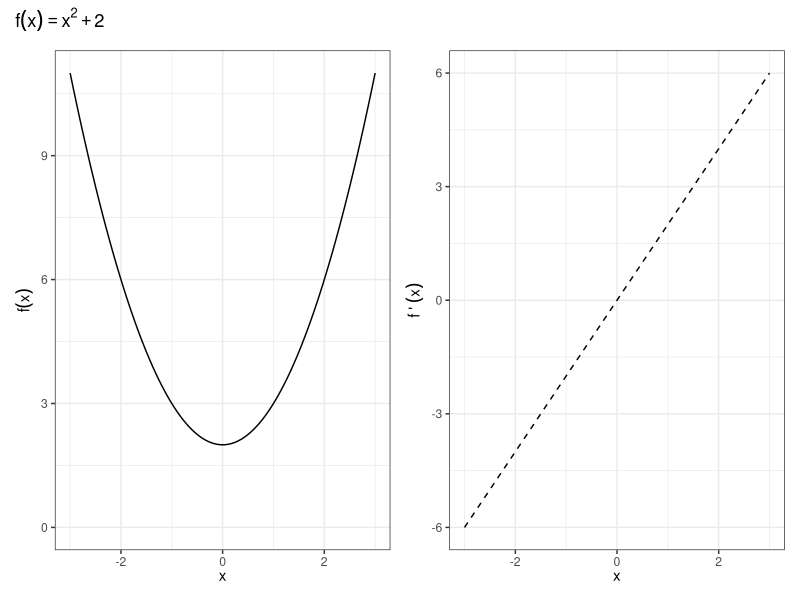
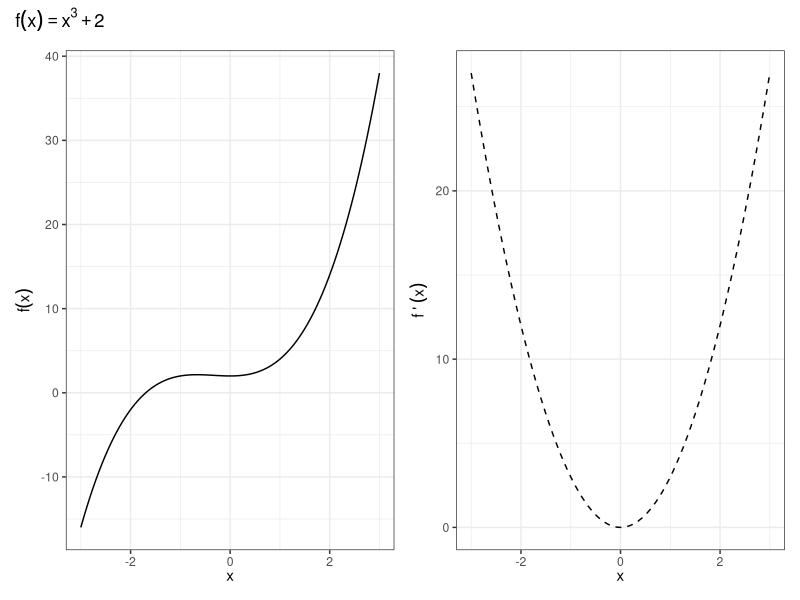

Generate these figures, in order, with R:
## ---- chunk 1
library(ggplot2)
library(patchwork)
## ---- chunk 2
range <- tibble::tibble(x = c(-3, 3))
fx0 <- ggplot(range, aes(x = x)) +
  labs(x = expression(x), y = expression(f(x))) +
  theme_bw()

fx <- fx0 +  
  stat_function(fun = function(x) x^2 + 2, size = 0.5) +
  expand_limits(y = 0)

fprimex <- fx0 + stat_function(fun = function(x) 2*x, size = 0.5, linetype = "dashed") +
  labs(x = expression(x), y = expression(f~plain("'")~(x)))

fx + fprimex + plot_annotation(expression(f(x)==x^2+2))
## ---- chunk 3
range <- tibble::tibble(x = c(-3, 3))
fx0 <- ggplot(range, aes(x = x)) +
  labs(x = expression(x), y = expression(f(x))) +
  theme_bw()

fx <- fx0 +  
  stat_function(fun = function(x) x^3 + x^2 + 2, size = 0.5) +
  expand_limits(y = 0)

fprimex <- fx0 + stat_function(fun = function(x) 3*x^2, size = 0.5, linetype = "dashed") +
  labs(x = expression(x), y = expression(f~plain("'")~(x)))

fx + fprimex + plot_annotation(expression(f(x)==x^3+2))
